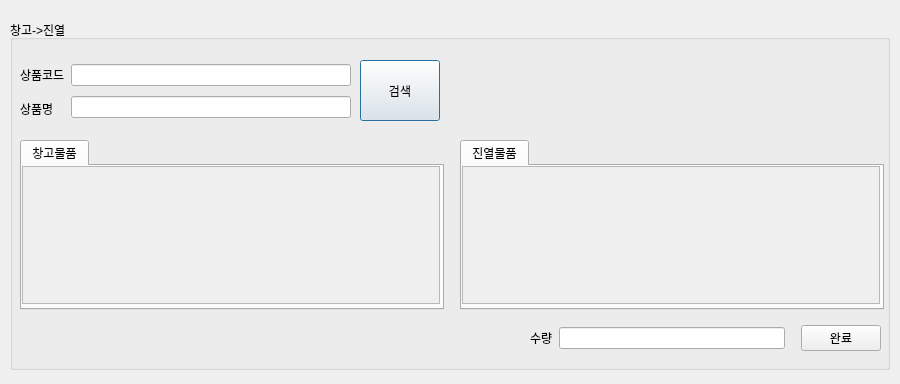
<?xml version="1.0" encoding="UTF-8"?>
<ui version="4.0">
 <class>Dialog</class>
 <widget class="QDialog" name="Dialog">
  <property name="geometry">
   <rect>
    <x>0</x>
    <y>0</y>
    <width>900</width>
    <height>384</height>
   </rect>
  </property>
  <property name="windowTitle">
   <string>Dialog</string>
  </property>
  <widget class="QGroupBox" name="groupBox">
   <property name="geometry">
    <rect>
     <x>10</x>
     <y>20</y>
     <width>880</width>
     <height>350</height>
    </rect>
   </property>
   <property name="title">
    <string>창고-&gt;진열</string>
   </property>
   <property name="flat">
    <bool>true</bool>
   </property>
   <widget class="QWidget" name="horizontalLayoutWidget_10">
    <property name="geometry">
     <rect>
      <x>10</x>
      <y>40</y>
      <width>331</width>
      <height>63</height>
     </rect>
    </property>
    <layout class="QHBoxLayout" name="horizontalLayout_22">
     <item>
      <layout class="QVBoxLayout" name="verticalLayout_9">
       <item>
        <widget class="QLabel" name="label_8">
         <property name="enabled">
          <bool>true</bool>
         </property>
         <property name="text">
          <string>상품코드</string>
         </property>
        </widget>
       </item>
       <item>
        <widget class="QLabel" name="label_21">
         <property name="enabled">
          <bool>true</bool>
         </property>
         <property name="autoFillBackground">
          <bool>false</bool>
         </property>
         <property name="text">
          <string>상품명</string>
         </property>
        </widget>
       </item>
      </layout>
     </item>
     <item>
      <layout class="QVBoxLayout" name="verticalLayout_8">
       <item>
        <widget class="QLineEdit" name="lineEdit_13"/>
       </item>
       <item>
        <widget class="QLineEdit" name="lineEdit_17"/>
       </item>
      </layout>
     </item>
    </layout>
   </widget>
   <widget class="QTabWidget" name="tabWidget">
    <property name="geometry">
     <rect>
      <x>10</x>
      <y>120</y>
      <width>424</width>
      <height>170</height>
     </rect>
    </property>
    <property name="currentIndex">
     <number>0</number>
    </property>
    <widget class="QWidget" name="tab">
     <attribute name="title">
      <string>창고물품</string>
     </attribute>
     <widget class="QScrollArea" name="scrollArea_12">
      <property name="geometry">
       <rect>
        <x>0</x>
        <y>0</y>
        <width>418</width>
        <height>138</height>
       </rect>
      </property>
      <property name="widgetResizable">
       <bool>true</bool>
      </property>
      <widget class="QWidget" name="scrollAreaWidgetContents_12">
       <property name="geometry">
        <rect>
         <x>0</x>
         <y>0</y>
         <width>416</width>
         <height>136</height>
        </rect>
       </property>
       <widget class="QWidget" name="gridLayoutWidget_12">
        <property name="geometry">
         <rect>
          <x>0</x>
          <y>0</y>
          <width>421</width>
          <height>141</height>
         </rect>
        </property>
        <layout class="QGridLayout" name="gridLayout_12"/>
       </widget>
      </widget>
     </widget>
    </widget>
   </widget>
   <widget class="QTabWidget" name="tabWidget_2">
    <property name="geometry">
     <rect>
      <x>450</x>
      <y>120</y>
      <width>424</width>
      <height>170</height>
     </rect>
    </property>
    <property name="currentIndex">
     <number>0</number>
    </property>
    <widget class="QWidget" name="tab_2">
     <attribute name="title">
      <string>진열물품</string>
     </attribute>
     <widget class="QScrollArea" name="scrollArea_13">
      <property name="geometry">
       <rect>
        <x>0</x>
        <y>0</y>
        <width>418</width>
        <height>138</height>
       </rect>
      </property>
      <property name="widgetResizable">
       <bool>true</bool>
      </property>
      <widget class="QWidget" name="scrollAreaWidgetContents_13">
       <property name="geometry">
        <rect>
         <x>0</x>
         <y>0</y>
         <width>416</width>
         <height>136</height>
        </rect>
       </property>
       <widget class="QWidget" name="gridLayoutWidget_13">
        <property name="geometry">
         <rect>
          <x>0</x>
          <y>0</y>
          <width>421</width>
          <height>141</height>
         </rect>
        </property>
        <layout class="QGridLayout" name="gridLayout_13"/>
       </widget>
      </widget>
     </widget>
    </widget>
   </widget>
   <widget class="QPushButton" name="pushButton_7">
    <property name="geometry">
     <rect>
      <x>350</x>
      <y>40</y>
      <width>80</width>
      <height>61</height>
     </rect>
    </property>
    <property name="text">
     <string>검색</string>
    </property>
   </widget>
  </widget>
  <widget class="QWidget" name="horizontalLayoutWidget">
   <property name="geometry">
    <rect>
     <x>530</x>
     <y>320</y>
     <width>351</width>
     <height>36</height>
    </rect>
   </property>
   <layout class="QHBoxLayout" name="horizontalLayout">
    <item>
     <layout class="QHBoxLayout" name="horizontalLayout_2">
      <property name="rightMargin">
       <number>10</number>
      </property>
      <item>
       <widget class="QLabel" name="label_22">
        <property name="enabled">
         <bool>true</bool>
        </property>
        <property name="autoFillBackground">
         <bool>false</bool>
        </property>
        <property name="text">
         <string>수량</string>
        </property>
       </widget>
      </item>
      <item>
       <widget class="QLineEdit" name="lineEdit_18"/>
      </item>
     </layout>
    </item>
    <item>
     <widget class="QPushButton" name="pushButton_2">
      <property name="text">
       <string>완료</string>
      </property>
     </widget>
    </item>
   </layout>
  </widget>
 </widget>
 <resources/>
 <connections/>
</ui>
